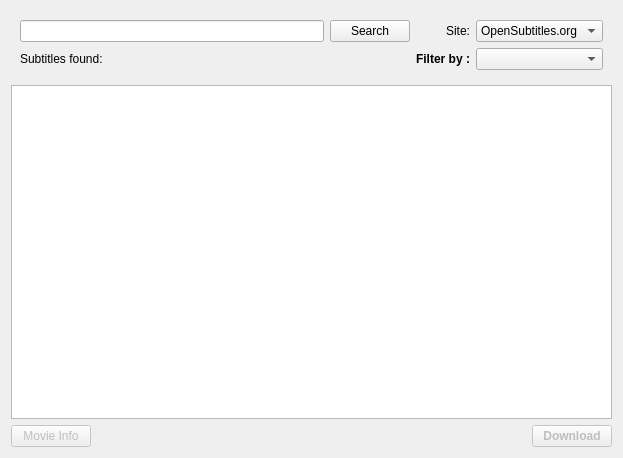
<?xml version="1.0" encoding="UTF-8"?>
<ui version="4.0">
 <class>SearchNameWidget</class>
 <widget class="QWidget" name="SearchNameWidget">
  <property name="geometry">
   <rect>
    <x>0</x>
    <y>0</y>
    <width>623</width>
    <height>458</height>
   </rect>
  </property>
  <property name="windowTitle">
   <string>Form</string>
  </property>
  <layout class="QVBoxLayout" name="verticalLayout">
   <item>
    <widget class="QWidget" name="widget" native="true">
     <layout class="QGridLayout" name="gridLayout_2">
      <item row="1" column="3">
       <widget class="QLabel" name="label_3">
        <property name="text">
         <string>Site:</string>
        </property>
        <property name="alignment">
         <set>Qt::AlignRight|Qt::AlignTrailing|Qt::AlignVCenter</set>
        </property>
       </widget>
      </item>
      <item row="1" column="4">
       <widget class="QComboBox" name="searchSitesCombo">
        <property name="sizePolicy">
         <sizepolicy hsizetype="Preferred" vsizetype="Fixed">
          <horstretch>0</horstretch>
          <verstretch>0</verstretch>
         </sizepolicy>
        </property>
        <item>
         <property name="text">
          <string>OpenSubtitles.org</string>
         </property>
         <property name="icon">
          <iconset resource="images.qrc">
           <normaloff>:/images/sites/opensubtitles.png</normaloff>:/images/sites/opensubtitles.png</iconset>
         </property>
        </item>
       </widget>
      </item>
      <item row="3" column="3">
       <widget class="QLabel" name="label_10">
        <property name="font">
         <font>
          <weight>75</weight>
          <bold>true</bold>
         </font>
        </property>
        <property name="text">
         <string>Filter by :</string>
        </property>
        <property name="alignment">
         <set>Qt::AlignRight|Qt::AlignTrailing|Qt::AlignVCenter</set>
        </property>
       </widget>
      </item>
      <item row="3" column="4">
       <widget class="LanguageComboBox" name="filterLanguage">
        <property name="sizePolicy">
         <sizepolicy hsizetype="Preferred" vsizetype="Fixed">
          <horstretch>0</horstretch>
          <verstretch>0</verstretch>
         </sizepolicy>
        </property>
        <property name="minimumSize">
         <size>
          <width>100</width>
          <height>0</height>
         </size>
        </property>
       </widget>
      </item>
      <item row="1" column="1">
       <widget class="QLineEdit" name="movieNameText">
        <property name="sizePolicy">
         <sizepolicy hsizetype="Expanding" vsizetype="Fixed">
          <horstretch>0</horstretch>
          <verstretch>0</verstretch>
         </sizepolicy>
        </property>
        <property name="text">
         <string/>
        </property>
       </widget>
      </item>
      <item row="1" column="2">
       <widget class="QPushButton" name="buttonSearchByName">
        <property name="text">
         <string>Search</string>
        </property>
        <property name="icon">
         <iconset resource="images.qrc">
          <normaloff>:/images/search.png</normaloff>:/images/search.png</iconset>
        </property>
        <property name="flat">
         <bool>false</bool>
        </property>
       </widget>
      </item>
      <item row="3" column="1">
       <widget class="QLabel" name="label_12">
        <property name="text">
         <string>Subtitles found:</string>
        </property>
       </widget>
      </item>
     </layout>
    </widget>
   </item>
   <item>
    <widget class="QTreeView" name="moviesView">
     <property name="alternatingRowColors">
      <bool>true</bool>
     </property>
    </widget>
   </item>
   <item>
    <layout class="QHBoxLayout" name="horizontalLayout_3">
     <item>
      <widget class="QPushButton" name="buttonIMDBByTitle">
       <property name="enabled">
        <bool>false</bool>
       </property>
       <property name="sizePolicy">
        <sizepolicy hsizetype="Fixed" vsizetype="Fixed">
         <horstretch>0</horstretch>
         <verstretch>0</verstretch>
        </sizepolicy>
       </property>
       <property name="text">
        <string>Movie Info</string>
       </property>
       <property name="icon">
        <iconset>
         <normaloff>:/images/imdb.png</normaloff>:/images/imdb.png</iconset>
       </property>
       <property name="iconSize">
        <size>
         <width>32</width>
         <height>16</height>
        </size>
       </property>
      </widget>
     </item>
     <item>
      <spacer name="spacer">
       <property name="orientation">
        <enum>Qt::Horizontal</enum>
       </property>
       <property name="sizeType">
        <enum>QSizePolicy::Expanding</enum>
       </property>
       <property name="sizeHint" stdset="0">
        <size>
         <width>118</width>
         <height>18</height>
        </size>
       </property>
      </spacer>
     </item>
     <item>
      <widget class="QPushButton" name="buttonDownloadByTitle">
       <property name="enabled">
        <bool>false</bool>
       </property>
       <property name="sizePolicy">
        <sizepolicy hsizetype="Fixed" vsizetype="Fixed">
         <horstretch>0</horstretch>
         <verstretch>0</verstretch>
        </sizepolicy>
       </property>
       <property name="font">
        <font>
         <weight>75</weight>
         <bold>true</bold>
        </font>
       </property>
       <property name="text">
        <string>Download</string>
       </property>
       <property name="icon">
        <iconset resource="images.qrc">
         <normaloff>:/images/download.png</normaloff>:/images/download.png</iconset>
       </property>
      </widget>
     </item>
    </layout>
   </item>
  </layout>
 </widget>
 <customwidgets>
  <customwidget>
   <class>LanguageComboBox</class>
   <extends>QComboBox</extends>
   <header>subdownloader.client.gui.languageComboBox</header>
  </customwidget>
 </customwidgets>
 <resources>
  <include location="images.qrc"/>
 </resources>
 <connections/>
</ui>
